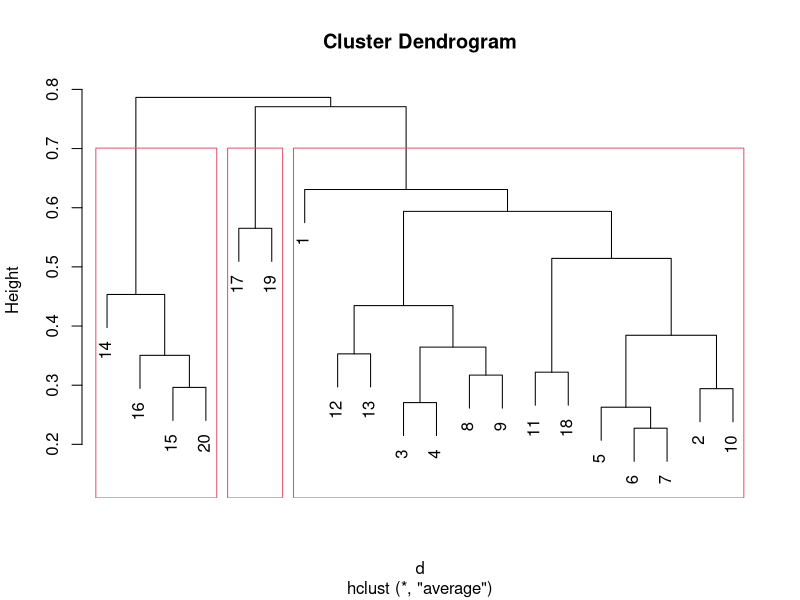
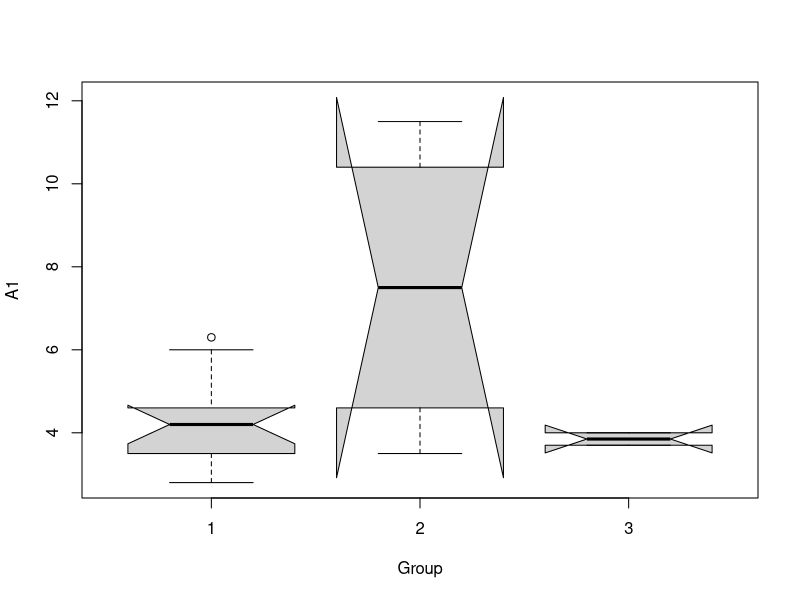
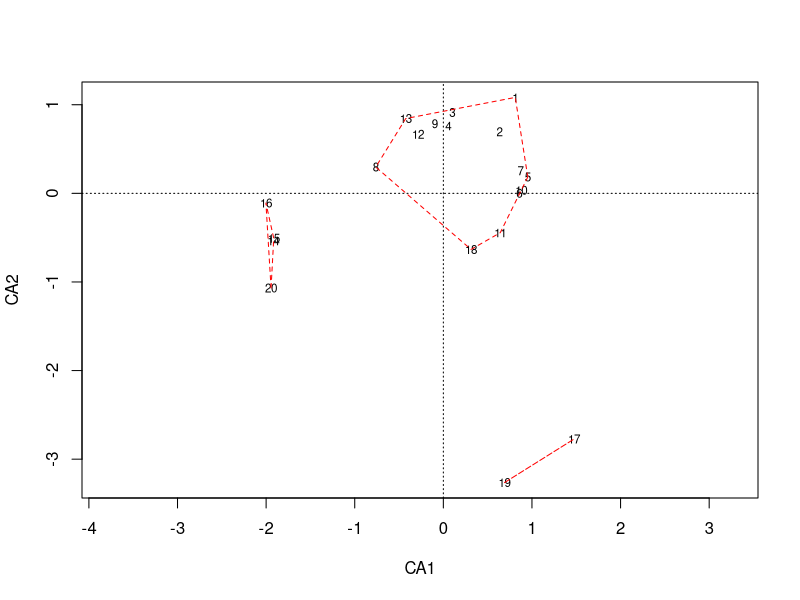

These figures' R source, in order:
# http://pediatricsurgery.hatenadiary.jp/entry/2018/01/07/122117
# {vegan}を使った菌叢解析の階層的クラスター分析とクラスタリング - Note of Pediatric Surgery

Sys.Date()

# 1. データの作成
library(tidyverse)
library(vegan)
data(dune)
# 2. 階層的クラスター分析
# A. 距離 (あるいは類似度) を求める方法を選択し、個体間の距離 (類似度) を計算する
d <- vegdist(dune, method="bray")
# B. クラスター分析の方法 (最近隣法、最遠隣法など) を選択する
# C. 選択された方法のコーフェン（Cophenetic）行列を求める
hc <- hclust(d, method="average")
# E. 結果について検討を行う
plot(hc)
rect.hclust(hc, 3)
# 4. 実際にクラスタリングする
Group <- cutree(hc, k=3) # クラスターの数
# 5. クラスタリング後に別のパラメーターを比較する
data(dune.env) # duneのメタデータを読み込む
boxplot(A1 ~ Group, data=dune.env, notch = TRUE) # Boxplot
# また次元削減をしたplotにクラスタリングの結果を対応させることもできます。
ord <- cca(dune)
plot(ord, display = "sites")
ordihull(ord, Group, lty = 2, col = "red")
# 参考: cca()

sessionInfo()
